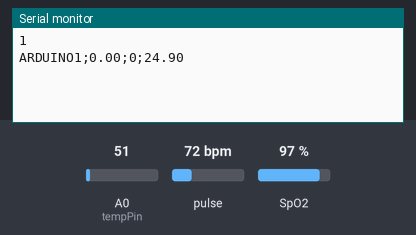
This sketch was run on a simulated Arduino Uno, built with avr-gcc and run on an emulated ATmega328P. Shown: the last lines printed to the serial monitor. The test bench sets the inputs (shaded band); at power-on: pulse 72 bpm, A0 (tempPin) = 51, SpO2 97 %.

Above: at 1.2 s.
1.3 s: pulse set to 42 bpm
At 2.6 s:
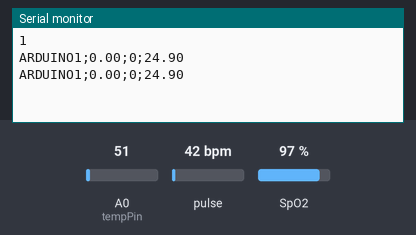
2.8 s: A0 (tempPin) set to 61
At 3.8 s:
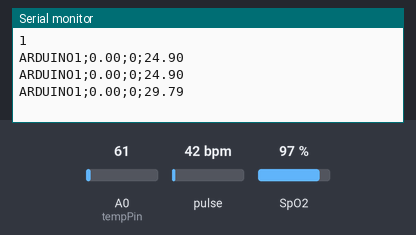
4.3 s: SpO2 set to 80 %
At 5.5 s:
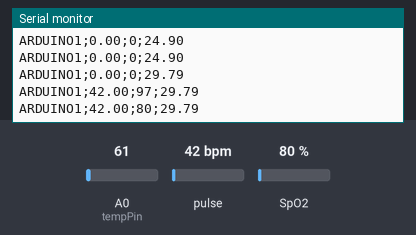
5.8 s: A0 (tempPin) set to 71
At 6.4 s:
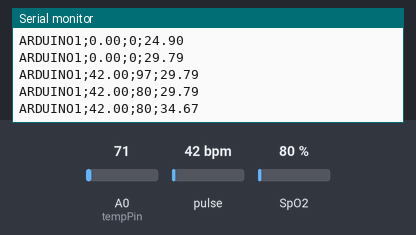
7.3 s: pulse set to 70 bpm
At 8.8 s:
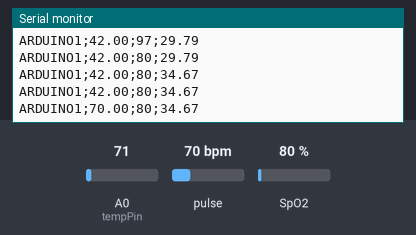
Timing chart, 0 to 9.8 s (numbered marks = the images above; inputs shaded):
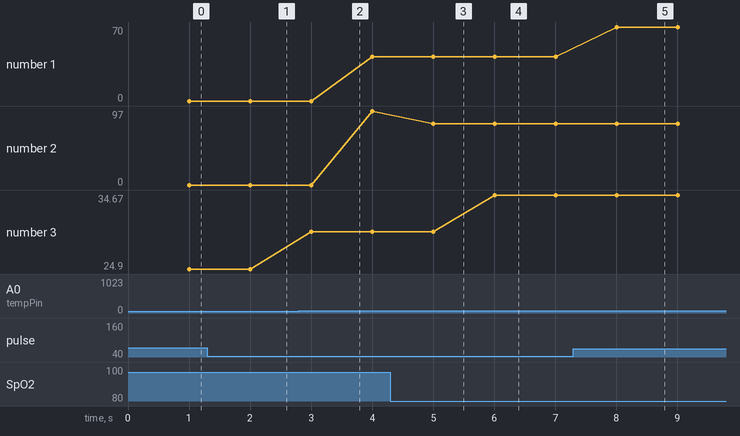

Measured:
- after the input at 2.8 s, the serial monitor: prints a new line after 0.20 s (image 2)
- after the input at 4.3 s, the serial monitor: prints a new line after 0.71 s (image 3)
- after the input at 5.8 s, the serial monitor: prints a new line after 0.21 s (image 4)
- after the input at 7.3 s, the serial monitor: prints a new line after 0.71 s (image 5)
- plotted number 1: 42 → 70 after the input at 7.3 s
- plotted number 2: 97 → 80 after the input at 4.3 s
- plotted number 3: 24.9 → 29.79 after the input at 2.8 s, 29.79 → 34.67 after the input at 5.8 s

The sketch:

heart_rate.ino
```cpp
#include <Wire.h>
#include "MAX30100_PulseOximeter.h"

#define REPORTING_PERIOD_MS     1000

PulseOximeter pox;
uint32_t tsLastReport = 0;


int val;
int tempPin = 0;


/*
void onBeatDetected()
{
    Serial.println("Beat!");

}
*/

void setup()
{

    Serial.begin(115200);
    //Serial.print("Initializing pulse oximeter..");


    // Initialize the PulseOximeter instance
    // Failures are generally due to an improper I2C wiring, missing power supply
    // or wrong target chip
    if (!pox.begin()) {
        Serial.println("0");
        for(;;);
    } else {
        Serial.println("1");
    }
     pox.setIRLedCurrent(MAX30100_LED_CURR_7_6MA);

    // Register a callback for the beat detection

    //pox.setOnBeatDetectedCallback(onBeatDetected);

}

void loop()
{


    // Make sure to call update as fast as possible
    pox.update();
    if (millis() - tsLastReport > REPORTING_PERIOD_MS) {
        //Serial.print("Heart rate:");
        Serial.print("ARDUINO1;");
        Serial.print(pox.getHeartRate());
        Serial.print(";");
        //Serial.print("bpm / SpO2:");
        Serial.print(pox.getSpO2());
        Serial.print(";");
        //Serial.println("%");

        tsLastReport = millis();

        val = analogRead(tempPin);
        float mv = ( val/1024.0)*5000;
        float cel = mv/10;
        float farh = (cel*9)/5 + 32;
        //Serial.print("TEMPRATURE = ");
        Serial.print(cel);
        //Serial.print(";");
        //Serial.print("*C");
        Serial.println();
        //delay(1000);
    }

}
```
